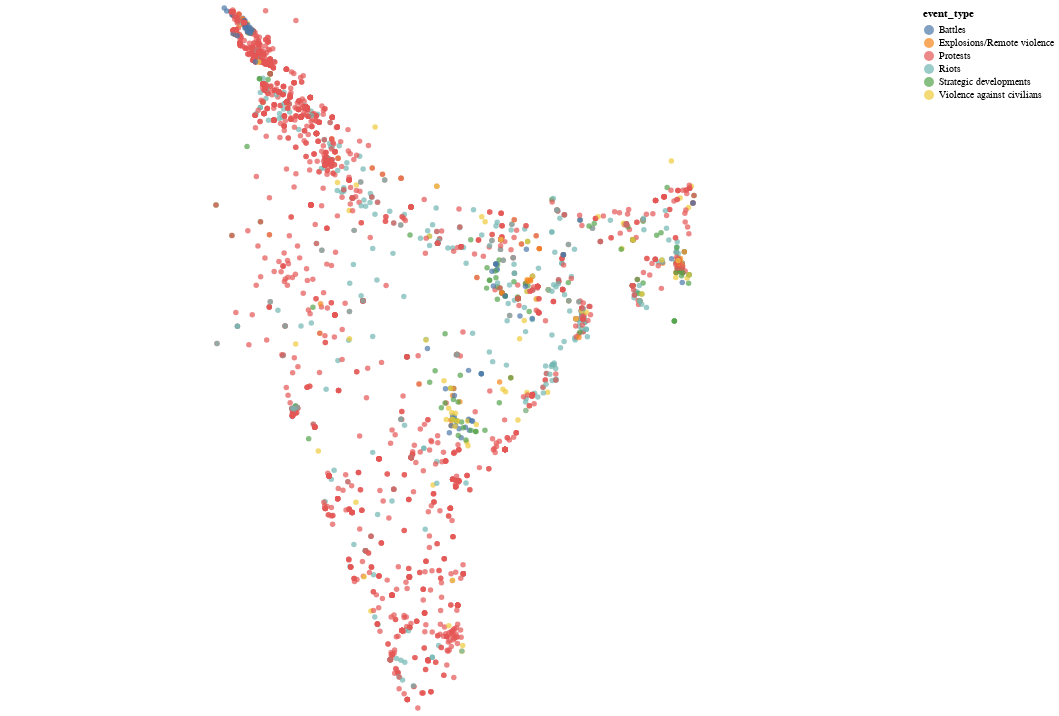

Notebook source saved alongside this figure:
### Code cell
@vlplot(width=900, height=700) +
@vlplot(
    :circle,
    data=df_2022,
    projection={type=:equalEarth},
    longitude="longitude",
    latitude="latitude",
    color=:event_type,
)

### Figure 1 — Vega-Lite specification as saved in the notebook (floating-point values rounded to 4 significant figures; data arrays with more than 128 entries replaced by an {"elided": "..."} marker saying what was removed)
{"height": 700, "layer": [{"data": {"values": {"elided": "3201 records"}}, "encoding": {"color": {"field": "event_type"}, "latitude": {"field": "latitude"}, "longitude": {"field": "longitude"}}, "mark": "circle", "projection": {"type": "equalEarth"}}], "width": 900}
